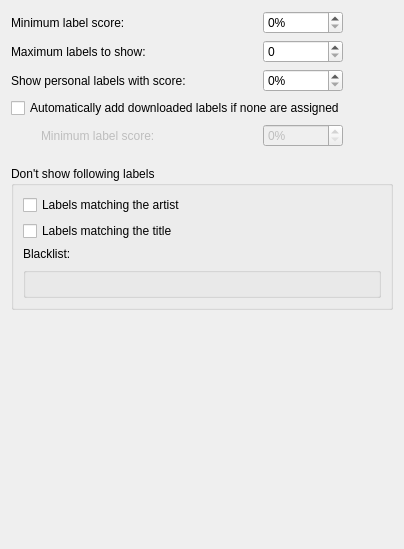
<?xml version="1.0" encoding="UTF-8"?>
<ui version="4.0">
 <class>labelsSettings</class>
 <widget class="QWidget" name="labelsSettings">
  <property name="geometry">
   <rect>
    <x>0</x>
    <y>0</y>
    <width>404</width>
    <height>549</height>
   </rect>
  </property>
  <property name="sizePolicy">
   <sizepolicy hsizetype="MinimumExpanding" vsizetype="MinimumExpanding">
    <horstretch>0</horstretch>
    <verstretch>0</verstretch>
   </sizepolicy>
  </property>
  <property name="windowTitle">
   <string>Labels Settings</string>
  </property>
  <layout class="QVBoxLayout" name="verticalLayout_2">
   <item>
    <layout class="QGridLayout" name="gridLayout">
     <property name="rightMargin">
      <number>50</number>
     </property>
     <item row="0" column="0">
      <widget class="QLabel" name="label">
       <property name="sizePolicy">
        <sizepolicy hsizetype="MinimumExpanding" vsizetype="Preferred">
         <horstretch>0</horstretch>
         <verstretch>0</verstretch>
        </sizepolicy>
       </property>
       <property name="text">
        <string>Minimum label score:</string>
       </property>
      </widget>
     </item>
     <item row="0" column="1">
      <widget class="QSpinBox" name="minCountSpinBox">
       <property name="sizePolicy">
        <sizepolicy hsizetype="Minimum" vsizetype="Fixed">
         <horstretch>0</horstretch>
         <verstretch>0</verstretch>
        </sizepolicy>
       </property>
       <property name="minimumSize">
        <size>
         <width>80</width>
         <height>0</height>
        </size>
       </property>
       <property name="toolTip">
        <string>Show only labels that are rated at least that high.</string>
       </property>
       <property name="suffix">
        <string notr="true">%</string>
       </property>
       <property name="maximum">
        <number>100</number>
       </property>
      </widget>
     </item>
     <item row="1" column="0">
      <widget class="QLabel" name="label_3">
       <property name="sizePolicy">
        <sizepolicy hsizetype="MinimumExpanding" vsizetype="Preferred">
         <horstretch>0</horstretch>
         <verstretch>0</verstretch>
        </sizepolicy>
       </property>
       <property name="text">
        <string>Maximum labels to show:</string>
       </property>
      </widget>
     </item>
     <item row="1" column="1">
      <widget class="QSpinBox" name="numLabelsSpinBox">
       <property name="sizePolicy">
        <sizepolicy hsizetype="Minimum" vsizetype="Fixed">
         <horstretch>0</horstretch>
         <verstretch>0</verstretch>
        </sizepolicy>
       </property>
       <property name="minimumSize">
        <size>
         <width>80</width>
         <height>0</height>
        </size>
       </property>
       <property name="toolTip">
        <string>Don't show more labels than that.
Note that always all personal labels will be shown.</string>
       </property>
      </widget>
     </item>
     <item row="2" column="0">
      <widget class="QLabel" name="label_2">
       <property name="sizePolicy">
        <sizepolicy hsizetype="MinimumExpanding" vsizetype="Preferred">
         <horstretch>0</horstretch>
         <verstretch>0</verstretch>
        </sizepolicy>
       </property>
       <property name="text">
        <string>Show personal labels with score:</string>
       </property>
      </widget>
     </item>
     <item row="2" column="1">
      <widget class="QSpinBox" name="personalCountSpinBox">
       <property name="sizePolicy">
        <sizepolicy hsizetype="Minimum" vsizetype="Fixed">
         <horstretch>0</horstretch>
         <verstretch>0</verstretch>
        </sizepolicy>
       </property>
       <property name="minimumSize">
        <size>
         <width>80</width>
         <height>0</height>
        </size>
       </property>
       <property name="toolTip">
        <string>Effects the font size of the personal labels.</string>
       </property>
       <property name="suffix">
        <string notr="true">%</string>
       </property>
       <property name="maximum">
        <number>100</number>
       </property>
       <property name="singleStep">
        <number>1</number>
       </property>
      </widget>
     </item>
    </layout>
   </item>
   <item>
    <widget class="QCheckBox" name="autoAddCheckBox">
     <property name="text">
      <string>Automatically add downloaded labels if none are assigned</string>
     </property>
    </widget>
   </item>
   <item>
    <layout class="QHBoxLayout" name="horizontalLayout_4">
     <property name="leftMargin">
      <number>30</number>
     </property>
     <property name="rightMargin">
      <number>50</number>
     </property>
     <item>
      <widget class="QLabel" name="minAutoAddCountLabel">
       <property name="enabled">
        <bool>false</bool>
       </property>
       <property name="sizePolicy">
        <sizepolicy hsizetype="MinimumExpanding" vsizetype="Preferred">
         <horstretch>0</horstretch>
         <verstretch>0</verstretch>
        </sizepolicy>
       </property>
       <property name="text">
        <string>Minimum label score:</string>
       </property>
      </widget>
     </item>
     <item>
      <widget class="QSpinBox" name="minAutoAddCountSpinBox">
       <property name="enabled">
        <bool>false</bool>
       </property>
       <property name="minimumSize">
        <size>
         <width>80</width>
         <height>0</height>
        </size>
       </property>
       <property name="toolTip">
        <string>Add only labels that are rated at least that high.</string>
       </property>
       <property name="suffix">
        <string notr="true">%</string>
       </property>
       <property name="maximum">
        <number>100</number>
       </property>
      </widget>
     </item>
    </layout>
   </item>
   <item>
    <spacer name="verticalSpacer_2">
     <property name="orientation">
      <enum>Qt::Vertical</enum>
     </property>
     <property name="sizeType">
      <enum>QSizePolicy::Fixed</enum>
     </property>
     <property name="sizeHint" stdset="0">
      <size>
       <width>20</width>
       <height>13</height>
      </size>
     </property>
    </spacer>
   </item>
   <item>
    <widget class="QGroupBox" name="groupBox">
     <property name="title">
      <string>Don't show following labels</string>
     </property>
     <layout class="QVBoxLayout" name="verticalLayout">
      <item>
       <widget class="QCheckBox" name="matchArtistCheckBox">
        <property name="text">
         <string>Labels matching the artist</string>
        </property>
       </widget>
      </item>
      <item>
       <widget class="QCheckBox" name="matchTitleCheckBox">
        <property name="text">
         <string>Labels matching the title</string>
        </property>
       </widget>
      </item>
      <item>
       <widget class="QLabel" name="label_4">
        <property name="text">
         <string>Blacklist:</string>
        </property>
       </widget>
      </item>
      <item>
       <widget class="KEditListBox" name="blacklistEditListBox">
        <property name="buttons">
         <set>KEditListBox::Add|KEditListBox::Remove</set>
        </property>
       </widget>
      </item>
     </layout>
    </widget>
   </item>
   <item>
    <spacer name="verticalSpacer">
     <property name="orientation">
      <enum>Qt::Vertical</enum>
     </property>
     <property name="sizeHint" stdset="0">
      <size>
       <width>20</width>
       <height>48</height>
      </size>
     </property>
    </spacer>
   </item>
  </layout>
 </widget>
 <customwidgets>
  <customwidget>
   <class>KEditListBox</class>
   <extends>QGroupBox</extends>
   <header>keditlistbox.h</header>
  </customwidget>
 </customwidgets>
 <resources/>
 <connections>
  <connection>
   <sender>autoAddCheckBox</sender>
   <signal>toggled(bool)</signal>
   <receiver>minAutoAddCountSpinBox</receiver>
   <slot>setEnabled(bool)</slot>
   <hints>
    <hint type="sourcelabel">
     <x>201</x>
     <y>108</y>
    </hint>
    <hint type="destinationlabel">
     <x>308</x>
     <y>137</y>
    </hint>
   </hints>
  </connection>
  <connection>
   <sender>autoAddCheckBox</sender>
   <signal>toggled(bool)</signal>
   <receiver>minAutoAddCountLabel</receiver>
   <slot>setEnabled(bool)</slot>
   <hints>
    <hint type="sourcelabel">
     <x>201</x>
     <y>108</y>
    </hint>
    <hint type="destinationlabel">
     <x>124</x>
     <y>137</y>
    </hint>
   </hints>
  </connection>
 </connections>
</ui>
